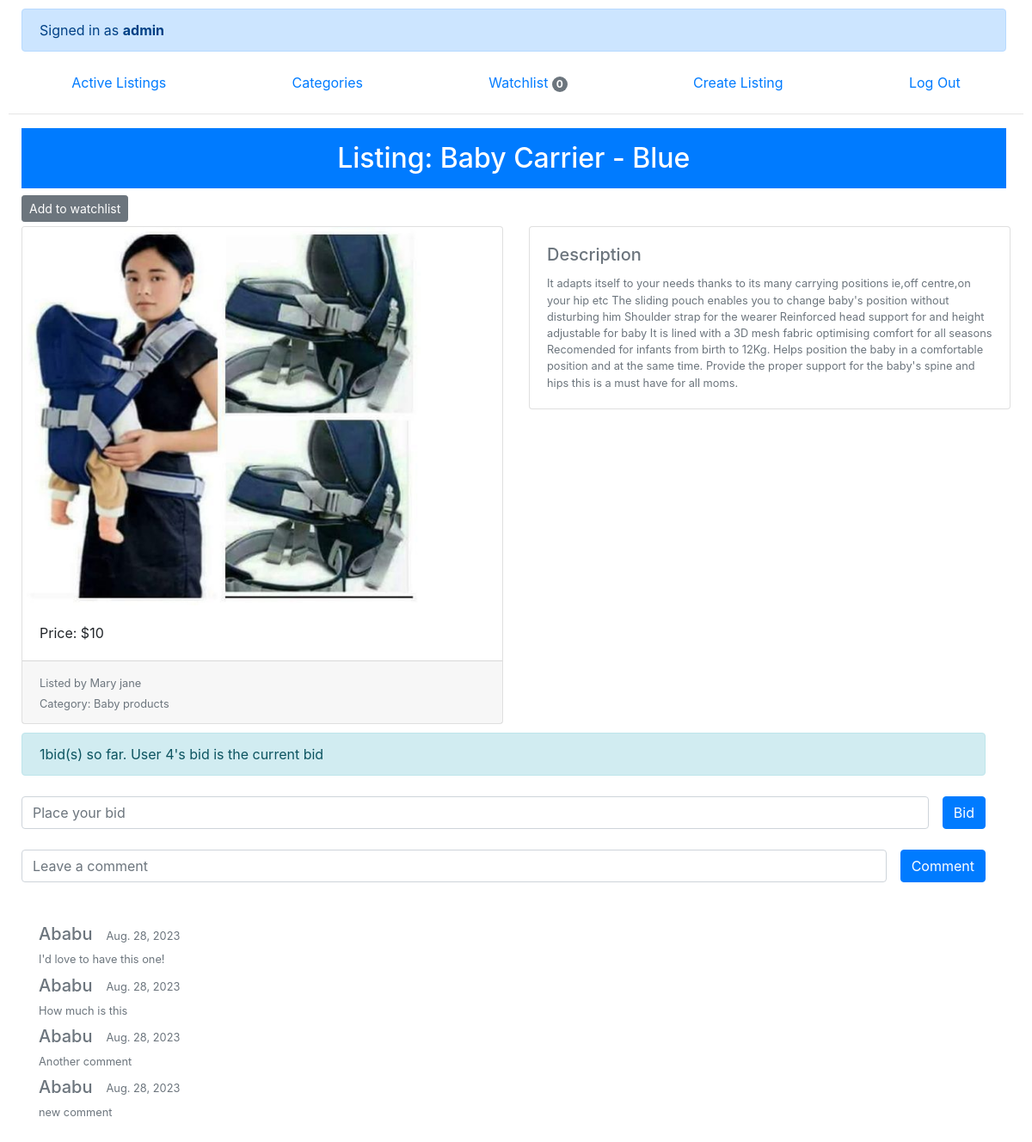
The page /listing/2/ (signed in) on the database its author committed.
### auctions/models.py (models this page shows, shortened)
class User(AbstractUser):
    pass

class Listing(models.Model):
     title = models.CharField(max_length=30)
     description = models.TextField()
     starting_bid = models.IntegerField()
     current_bid = models.IntegerField(default=0)
     image = models.ImageField(upload_to='uploads/', blank=True, null=True)
     listing_date = models.DateField()
     bid_closed = models.BooleanField(default=False)  # bid open by default
     highest_bidder = models.ForeignKey(
             User,
             on_delete=models.CASCADE,
             null=True,
             related_name="bids_won"
             ) # potential bid winner
     listed_by = models.ForeignKey(
             User,
             on_delete=models.CASCADE,
             related_name="listings"  # Provide a related_name
             )
     category = models.ForeignKey(Category, on_delete=models.CASCADE, blank=True, null=True)

class Category(models.Model):
    name = models.CharField(max_length=20)

class Comment(models.Model):
    user = models.ForeignKey(User, on_delete=models.CASCADE, related_name="comments") # commentor
    text = models.CharField(max_length=100)
    comment_date = models.DateField()
    listing = models.ForeignKey(Listing, on_delete=models.CASCADE) # rlship with listed item
    class Meta:
        ordering = ['-comment_date'] # order according to date

### auctions/views.py (the view, shortened to what this page needs)
# urls.py: path("listing/<int:listing_id>/", views.goto_listing, name="listing"),
@login_required
def goto_listing(request, listing_id):
    num_watchlist = len(Watchlist.objects.get(user=request.user).item.all())
    item = Listing.objects.get(id=listing_id) # listing item
    if item.listed_by == request.user:
        is_lister = True
    else:
        is_lister = False
    num_bids = len(Bid.objects.filter(listing=item).all())
    bid_info = f"{num_bids}bid(s) so far."
    if request.method == "GET":
        try:
            watchlist = Watchlist.objects.get(user=request.user)
        except ObjectDoesNotExist :
            watchlist = None
        if watchlist is None:
            val = "Add to watchlist"
        else:
            if item in watchlist.item.all():
                val = "Remove from watchlist"
            else:
                val = "Add to watchlist"
        if item.highest_bidder == request.user:
            bid_info += " Your bid is the current bid"
        else:
            if item.highest_bidder is None: # no bid yet
                pass
            else:
                bid_info += f" User {item.highest_bidder.id}'s bid is the current bid"
        try:
            user_bid = Bid.objects.filter(user=request.user).all()
        except ObjectDoesNotExist:
            placed_a_bid = False # user never placed a bid on item
        else:
            if len(user_bid) == 0:
                placed_a_bid = False
            else:
                placed_a_bid = True
        if item.bid_closed:
            highest_bid_placed = Bid.objects.get(bid=item.current_bid)
            bid_close_time = highest_bid_placed.bid_time
        else:
            bid_close_time = None
        comments = Comment.objects.filter(listing=item).all()
        return render(request, "auctions/listing.html", {"item": item,
                                                         "count": num_watchlist,
                                                         "bid_info": bid_info,
                                                         "bid_close_time": bid_close_time,
                                                         "placed_bid": placed_a_bid,
                                                         "val": val,
                                                         "is_lister": is_lister,
                                                         "comments": comments})

### auctions/templates/auctions/listing.html (shortened to what this page needs)
{% extends "auctions/layout.html" %}
{% block body %}
    <h2 class="p-3 mb-2 bg-primary text-white text-center" style="width: 97%; margin-left: 15px;">Listing: {{ item.title }}</h2>
    {% if not item.bid_closed and not is_lister%}
    <form action="" method="POST">
	    <div style="margin-bottom: 5px; margin-left: 15px;">
		    <button type="submit" class="btn btn-secondary btn-sm">
			    {{ val }}
		    </button>
	    </div>
    </form>
    {% endif %}
    <div class="container-fluid">
    <div class="row row-cols-2">
	    <div class="col">
		    <div class="card" style="margin-bottom: 10px;">
			    {% if item.image %}
			    <img class="card-img-top" src="{{ item.image.url }}" style="width: 463px; height: 440px;"alt="{{ item.title }}'s image">
			    {% endif %}
			    <div class="card-body">
				    <p class="card-text">Price: ${{ item.starting_bid }}</p>
			    </div>
			    <div class="card-footer">
				    <small class="text-muted">Listed by {{ item.listed_by.username}}</small><br>
				    <small class="text-muted">Category: {{ item.category.name }}
                            </div>
		    </div>
	    </div>
	    <div class="col">
		    <div class="card">
			    <div class="card-body">
				    <h5 class="card-title">Description</h5>
				    <p class="card-text">{{ item.description|safe }}</p>
			    </div>
		    </div>
	    </div>
    </div>
    </div>
    {% if is_lister %}
         {% if item.bid_closed %}
	 <div class="alert alert-primary" role="alert" style="margin-left: 15px; width: 97%;
		 font-size: 20px;">
		 Bid closed on {{ bid_close_time }}
	 </div>
         {% else %}
	 <div style="margin-bottom: 5px; margin-left: 15px;">
		 <form action="" method="POST">
			 {% csrf_token %}
			 <input type="hidden" name="close_bid" value="{{ item.id }}">
			 <button type="submit" class="btn btn-danger">Close bid</button>
		 </form>
	 </div>
	 {% endif %}
    {% else %}
       {% if item.bid_closed %}
            {% if item.highest_bidder == user %}
	    <div class="alert alert-success" role="alert" style="width: 95%; margin-left: 15px; font-size: 16px;">
		    You have won the auction!
	    </div>
            {% else %}
	          {% if placed_bid %}
		  <div class="alert alert-danger" role="alert" style="width: 95%; margin-left: 15px; font-size: 16px;">
			  You lost the auction :( Maybe next time
		  </div>
                  {% else %}
		  <div class="alert alert-primary" role="alert" style="margin-left: 15px; width: 97%;
			  font-size: 20px;">
			  Bid was closed on {{ bid_close_time }}
		  </div>
		  {% endif %}
            {% endif %}
       {% else %}
       <div class="alert alert-info" role="alert" style="width: 95%; margin-left: 15px; font-size: 16px;">
	       {{ bid_info }}
       </div>
       <form action="" method="POST">
	       <div class="d-flex flex-row add-comment-section mt-4 mb-4" style="width: 95%; margin-left: 15px;">
		       <input type="number" class="form-control mr-3" name="bid" placeholder="Place your bid">
		       <button class="btn btn-primary" type="submit">Bid</button>
               </div>
       </form>
       <form action="" method="POST">
	       <div class="d-flex flex-row add-comment-section mt-4 mb-4" style="width: 95%; margin-left: 15px;">
		       <input type="text" class="form-control mr-3" name="comment" placeholder="Leave a comment">
		       <button class="btn btn-primary" type="submit">Comment</button>
	       </div>
       </form>
       {% endif %}
    {% endif %}
    <div class="container mt-5 mb-5">
	    {% for comment in comments %}
	    <div class="commented-section mt-2">
		    <div class="d-flex flex-row align-items-center commented-user">
			    <h5 class="mr-2">{{ comment.user.username }}</h5>
			    <span class="mb-1 ml-2">{{ comment.comment_date }}</span>
		    </div>
		    <div class="comment-text-sm">
			    <span>{{ comment.text }}</span>
		    </div>
	    </div>
	    {% endfor %}
    </div>
{% endblock %}

### auctions/templates/auctions/layout.html (shortened to what this page needs)
{% load static %}
<!DOCTYPE html>
<html lang="en">
    <head>
        <link rel="stylesheet" href="https://stackpath.bootstrapcdn.com/bootstrap/4.4.1/css/bootstrap.min.css">
        <link href="{% static 'auctions/styles.css' %}" rel="stylesheet">
    </head>
    <body>
        <div>
            {% if user.is_authenticated %}
	        <div class="alert alert-primary" role="alert" style="width: 97%; font-size: 16px;
			margin-left: 15px;">
			Signed in as <strong>{{ user.username }}</strong>
		</div>
            {% else %}
	        <div class="alert alert-info" role="alert" style="width: 97%; font-size: 16px;
			    margin-left: 15px;">
			Not signed in.
		</div>
            {% endif %}
        </div>
        <ul class="nav nav-fill">
            <li class="nav-item">
                <a class="nav-link" href="{% url 'index' %}">Active Listings</a>
            </li>
            {% if user.is_authenticated %}
	     <li class="nav-item">
                <a class="nav-link" href="{% url 'categories' %}">Categories</a>            </li>
	      <li class="nav-item">
		      <a class="nav-link" href="{% url 'watchlist' %}">Watchlist <span class="badge bg-secondary text-white rounded-pill">{{ count }}</span></a>
	      </li>
	       <li class="nav-item">
		<a class="nav-link" href="{% url 'create' %}">Create Listing</a>
	       </li>
                <li class="nav-item">
                    <a class="nav-link" href="{% url 'logout' %}">Log Out</a>
                </li>
            {% endif %}
        </ul>
        <hr>
        {% block body %}
        {% endblock %}
    </body>
</html>

### auctions/static/auctions/styles.css (style rules this page uses)
body { padding: 10px; }
.card { transition: all 0.3s; }

### rows shown on the page
User: username "admin"
Listing: title "Baby Carrier - Blue", image (picture), starting_bid "10", listed_by.username "Mary jane", category.name "Baby products", description "It adapts itself to your needs thanks to its many carrying positions ie,off centre,on your hip etc The sliding pouch enables you to change baby's position without disturbing him Shoulder strap for the wearer Reinforced head support for and height adjustable for baby It is lined with a 3D mesh fabric optimising comfort for all seasons Recomended for infants from birth to 12Kg. Helps position the baby in a comfortable position and at the same time. Provide the proper support for the baby's spine and hips this is a must have for all moms."
Comment: user.username "Ababu", comment_date "Aug. 28, 2023", text "I'd love to have this one!"
Comment: user.username "Ababu", comment_date "Aug. 28, 2023", text "How much is this"
Comment: user.username "Ababu", comment_date "Aug. 28, 2023", text "Another comment"
Comment: user.username "Ababu", comment_date "Aug. 28, 2023", text "new comment"

### other values the page prints
{{ count }} "0"
{{ val }} "Add to watchlist"
{{ bid_info }} "1bid(s) so far. User 4's bid is the current bid"
